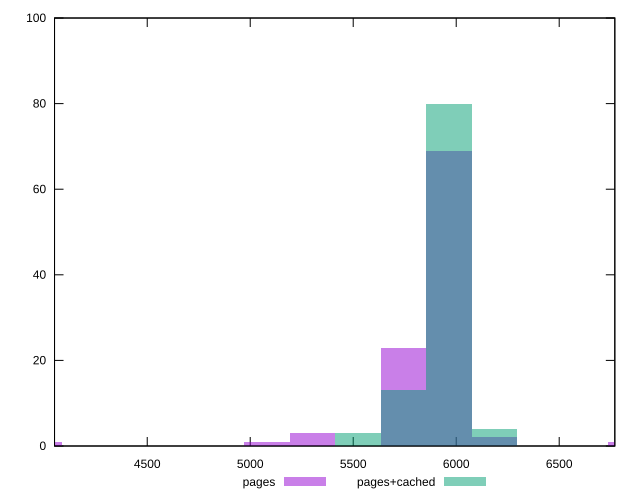

The script that saved this image:
reset

$pages <<EOF
5081.612428379522 1
6186.31078237507 2
5302.552099178631 3
5744.43144077685 23
5965.37111157596 69
6849.129794772398 1
3976.914074383973 1
EOF

$pagesCached <<EOF
5965.37111157596 80
5523.491769977741 3
5744.43144077685 13
6186.31078237507 4
EOF

set key outside below
set boxwidth 220.93967079910962
set xrange [4050:6770]
set yrange [0:100]
set trange [0:100]
set style fill transparent solid 0.5 noborder
set terminal svg size 640, 500 enhanced background rgb 'white'
set output "report_00017_2021-02-10T15-08-03.406Z/unused-javascript/comparison/histogram/0_vs_1.svg"

plot $pages title "pages" with boxes, \
     $pagesCached title "pages+cached" with boxes

reset
